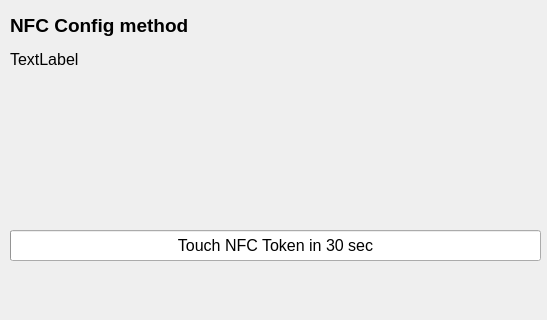
<ui version="4.0" >
 <class>ReadNfcConfig</class>
 <widget class="QWidget" name="ReadNfcConfig" >
  <property name="geometry" >
   <rect>
    <x>0</x>
    <y>0</y>
    <width>547</width>
    <height>320</height>
   </rect>
  </property>
  <property name="windowTitle" >
   <string/>
  </property>
  <widget class="QLabel" name="label" >
   <property name="geometry" >
    <rect>
     <x>10</x>
     <y>10</y>
     <width>501</width>
     <height>31</height>
    </rect>
   </property>
   <property name="font" >
    <font>
     <pointsize>14</pointsize>
     <weight>75</weight>
     <bold>true</bold>
    </font>
   </property>
   <property name="text" >
    <string>NFC Config method</string>
   </property>
  </widget>
  <widget class="QProgressBar" name="progressBar" >
   <property name="geometry" >
    <rect>
     <x>10</x>
     <y>230</y>
     <width>531</width>
     <height>31</height>
    </rect>
   </property>
   <property name="font" >
    <font>
     <pointsize>12</pointsize>
    </font>
   </property>
   <property name="maximum" >
    <number>300</number>
   </property>
   <property name="value" >
    <number>0</number>
   </property>
   <property name="orientation" >
    <enum>Qt::Horizontal</enum>
   </property>
   <property name="format" >
    <string>Touch NFC Token in 30 sec</string>
   </property>
  </widget>
  <widget class="QLabel" name="lblComment" >
   <property name="geometry" >
    <rect>
     <x>10</x>
     <y>50</y>
     <width>521</width>
     <height>121</height>
    </rect>
   </property>
   <property name="font" >
    <font>
     <pointsize>12</pointsize>
    </font>
   </property>
   <property name="text" >
    <string>TextLabel</string>
   </property>
   <property name="alignment" >
    <set>Qt::AlignLeading|Qt::AlignLeft|Qt::AlignTop</set>
   </property>
  </widget>
 </widget>
 <resources/>
 <connections/>
</ui>
